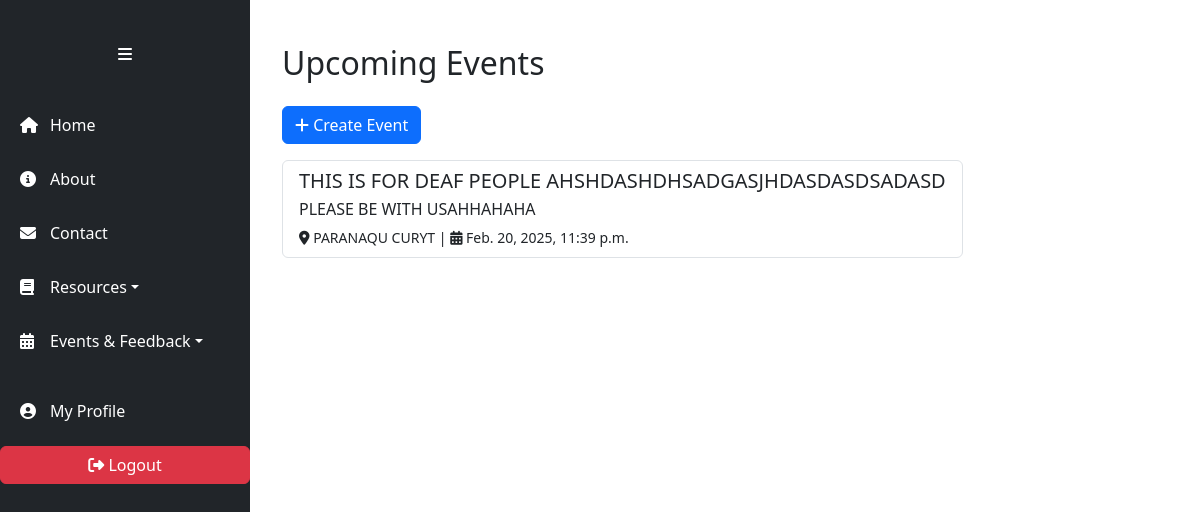
Screenshot of /events/ (signed in) with the database file from the repository.
### app/models.py (models this page shows, shortened)
class Event(models.Model):
    title = models.CharField(max_length=200)
    description = models.TextField()
    location = models.CharField(max_length=255)
    date = models.DateTimeField()
    organizer = models.ForeignKey(settings.AUTH_USER_MODEL, on_delete=models.CASCADE)  # Using the auth user model

### app/views.py (the view)
# urls.py: path('events/', EventListView.as_view(), name='event_list'),
class EventListView(ListView):
    model = Event
    template_name = 'event/event_list.html'
    context_object_name = 'events'

### app/templates/event/event_list.html
{% extends 'app/base.html' %}
{% block content %}
<div class="container mt-4">
    <h2 class="mb-4">Upcoming Events</h2>
    {% if user.is_staff %}
        <a href="{% url 'event_create' %}" class="btn btn-primary mb-3"><i class="fas fa-plus"></i> Create Event</a>
    {% endif %}
    <div class="list-group">
        {% for event in events %}
            <a href="{% url 'event_detail' event.pk %}" class="list-group-item list-group-item-action">
                <h5 class="mb-1">{{ event.title }}</h5>
                <p class="mb-1">{{ event.description|truncatewords:20 }}</p>
                <small><i class="fas fa-map-marker-alt"></i> {{ event.location }} | <i class="fas fa-calendar-alt"></i> {{ event.date }}</small>
            </a>
        {% endfor %}
    </div>
</div>
{% endblock content %}

### static/css/base.css (style rules this page uses)
body { display: flex; min-height: 100vh; margin: 0; }

### rows the page displays
Event: title "THIS IS FOR DEAF PEOPLE AHSHDASHDHSADGASJHDASDASDSADASD", description "PLEASE BE WITH USAHHAHAHA", location "PARANAQU CURYT", date "Feb. 20, 2025, 11:39 p.m."
